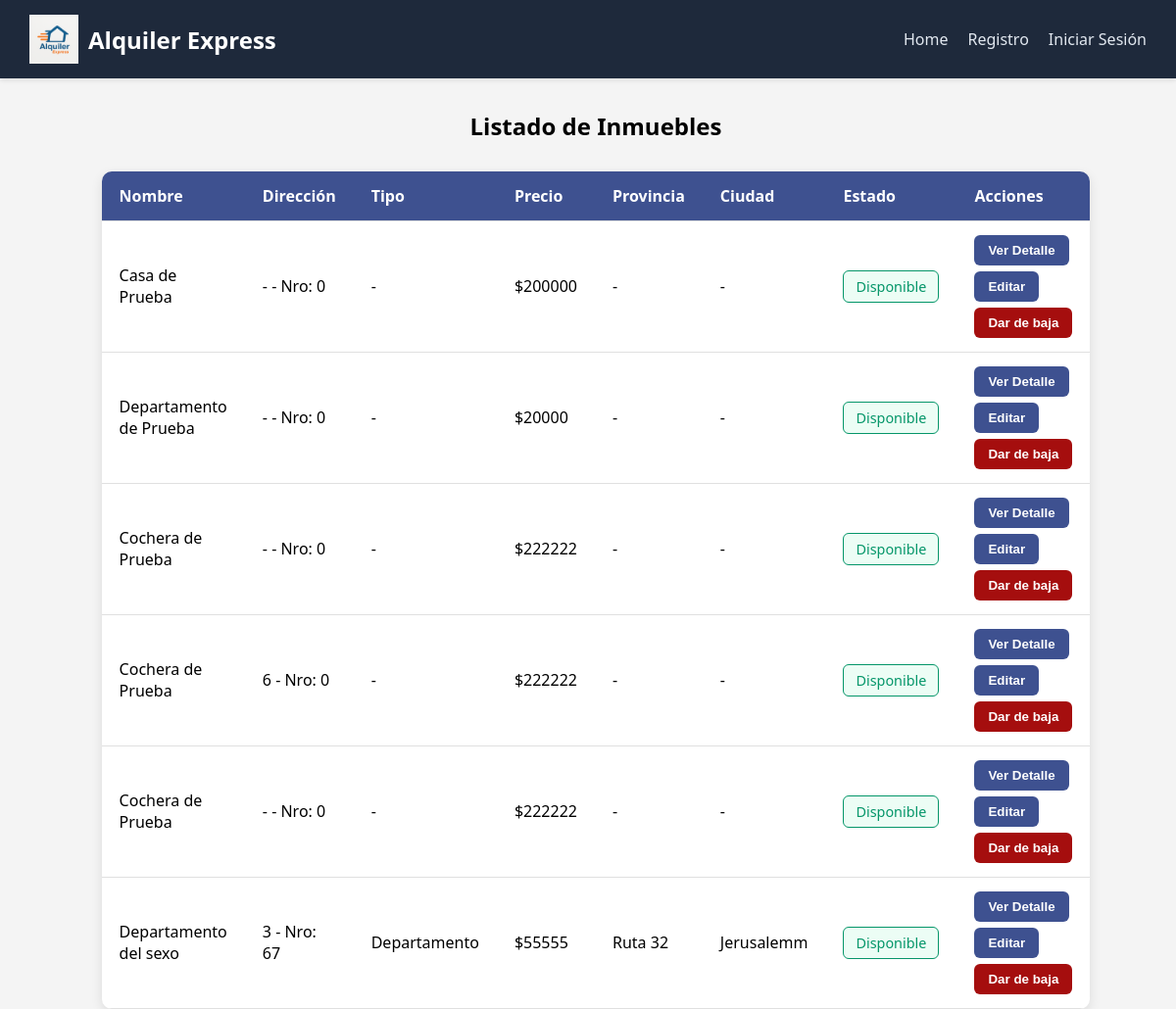
/inmuebles/listaInmueblesAdmin/, run on an earlier commit of the app's database.
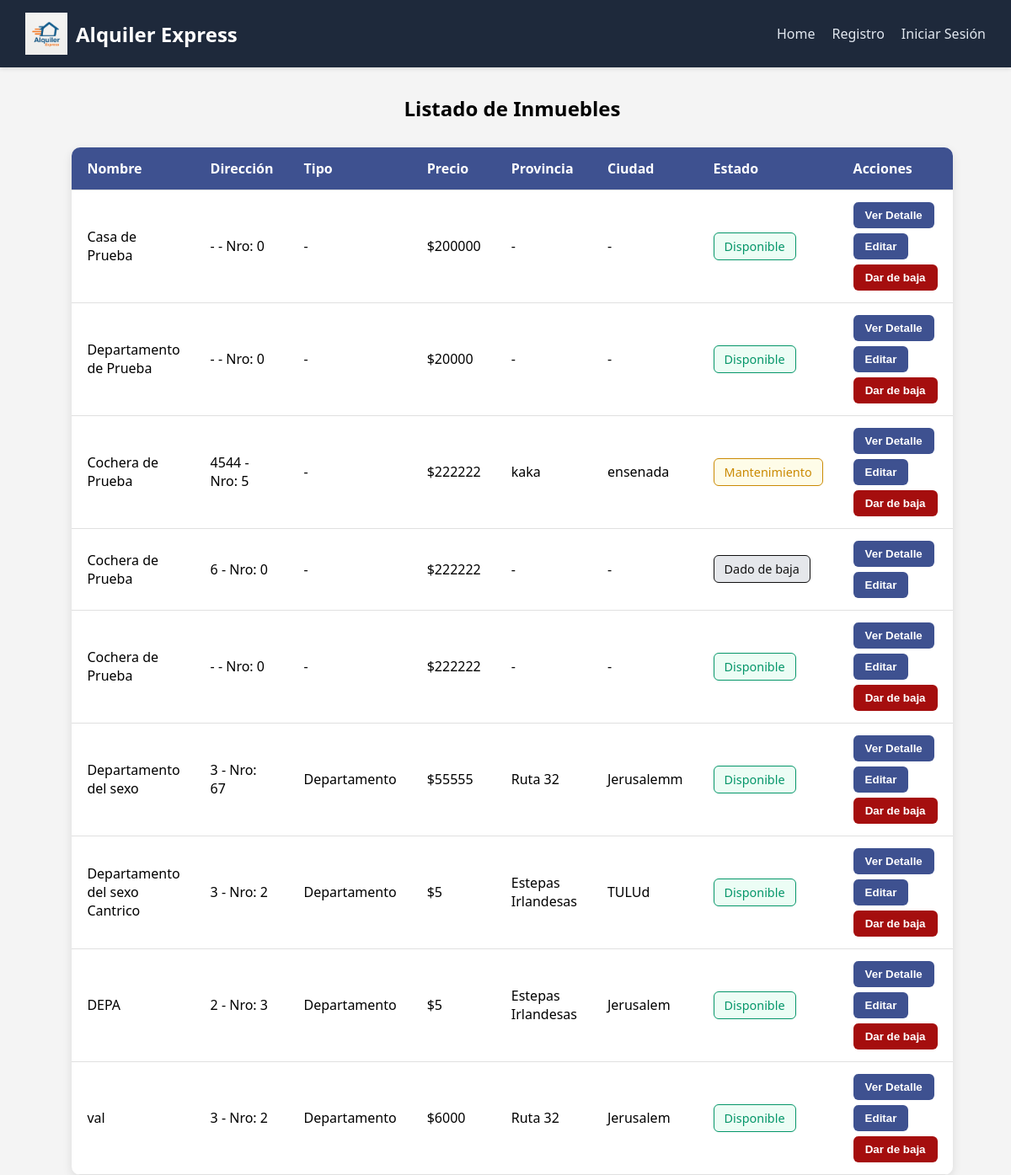
And on a later commit of the database.
### gestion_inmuebles/models.py (models this page shows)
class Inmueble(models.Model):
    activo = models.BooleanField(default=True)
    tipo = models.CharField(default='-',max_length=20, editable=False)
    nombre = models.CharField(max_length=100)
    calle = models.PositiveIntegerField(default=0)
    numero = models.PositiveIntegerField(default=0)
    provincia = models.CharField(max_length=100)
    ciudad = models.CharField(max_length=100)
    descripcion = models.TextField(blank=True)
    politica_cancelacion = models.TextField(blank=True)
    estado = models.CharField(default='Disponible', choices=[
        ('Disponible', 'Disponible'),
        ('No_disponible', 'No disponible'),
        ('Mantenimiento', 'En mantenimiento'),
    ])
    precio = models.PositiveIntegerField(default=0)
    tiempo = models.CharField(default='-', choices=[
        ('Por_hora', 'Por hora'),
        ('Por_dia', 'Por día'),
        ('Por_semana', 'Por semana'),
        ('Por_mes', 'Por mes'),
        ('Por_noche', 'Por noche'),
    ]
    )
    imagen = models.ImageField(upload_to='inmuebles/', blank=True, null=True)
    superficie = models.PositiveIntegerField(default=0)

### gestion_inmuebles/views.py (the view)
# urls.py: path('listaInmueblesAdmin/', views.listar_inmuebles_admin, name='listado_inmuebles_admin'),
def listar_inmuebles_admin(request):
    inmuebles = Inmueble.objects.all()
    return render(request, 'gestion_inmuebles/listaInmueblesAdmin.html', {'inmuebles': inmuebles})

### templates/gestion_inmuebles/listaInmueblesAdmin.html (shortened to what this page needs)
{% extends 'base.html' %}
{% load static %}
{% block content %}
<h2 style="text-align: center; margin-bottom: 30px;">Listado de Inmuebles</h2>
<table>
  <thead>
    <tr>
      <th>Nombre</th>
      <th>Dirección</th>
      <th>Tipo</th>
      <th>Precio</th>
      <th>Provincia</th>
      <th>Ciudad</th>
      <th>Estado</th>
      <th>Acciones</th>
    </tr>
  </thead>
  <tbody>
    {% for inmueble in inmuebles %}
    <tr>
      <td>{{ inmueble.nombre }}</td>
      <td>{{ inmueble.calle }} - Nro: {{ inmueble.numero }}</td>
      <td>{{ inmueble.tipo }}</td>
      <td>${{ inmueble.precio }}</td>
      <td>{{ inmueble.provincia }}</td>
      <td>{{ inmueble.ciudad }}</td>
      <td>
        {% if not inmueble.activo %}
          <span class="estado dado-de-baja">Dado de baja</span>
        {% elif inmueble.estado == "Disponible" %}
          <span class="estado disponible">{{ inmueble.estado }}</span>
        {% elif inmueble.estado == "Mantenimiento" %}
          <span class="estado mantenimiento">{{ inmueble.estado }}</span>
        {% else %}
          <span class="estado no-disponible">No disponible</span>
        {% endif %}
      </td>
      <td class="acciones">
        <a href="{% url 'inmueble_detalle' inmueble.id %}">
          <button class="btn btn-detalle">Ver Detalle</button>
        </a>
        <a href="{% url 'editar_inmueble' inmueble.id %}">
          <button class="btn btn-editar">Editar</button>
        </a>
        {% if inmueble.activo %}
        <a href="{% url 'baja_inmueble' inmueble.id %}">
          <button class="btn btn-baja">Dar de baja</button>
        </a>
        {% endif %}
      </td>
    </tr>
    {% empty %}
    <tr>
      <td colspan="8" style="text-align: center; padding: 20px;">No hay inmuebles registrados.</td>
    </tr>
    {% endfor %}
  </tbody>
</table>
{% endblock %}

What changed in the data, as far as the page shows it:
changed Inmueble: calle "-" → "4544"; numero "0" → "5"; provincia "-" → "kaka"; ciudad "-" → "ensenada"; estado "Disponible" → "Mantenimiento"
changed Inmueble (number 4 of 9 on the later page): estado "Disponible" → (not shown); activo "Dar de baja" → "Dado de baja"
added Inmueble: nombre "Departamento del sexo Cantrico", calle "3", numero "2", tipo "Departamento", precio "5", provincia "Estepas Irlandesas", ciudad "TULUd", estado "Disponible", activo "Dar de baja"
added Inmueble: nombre "DEPA", calle "2", numero "3", tipo "Departamento", precio "5", provincia "Estepas Irlandesas", ciudad "Jerusalem", estado "Disponible", activo "Dar de baja"
added Inmueble: nombre "val", calle "3", numero "2", tipo "Departamento", precio "6000", provincia "Ruta 32", ciudad "Jerusalem", estado "Disponible", activo "Dar de baja"
